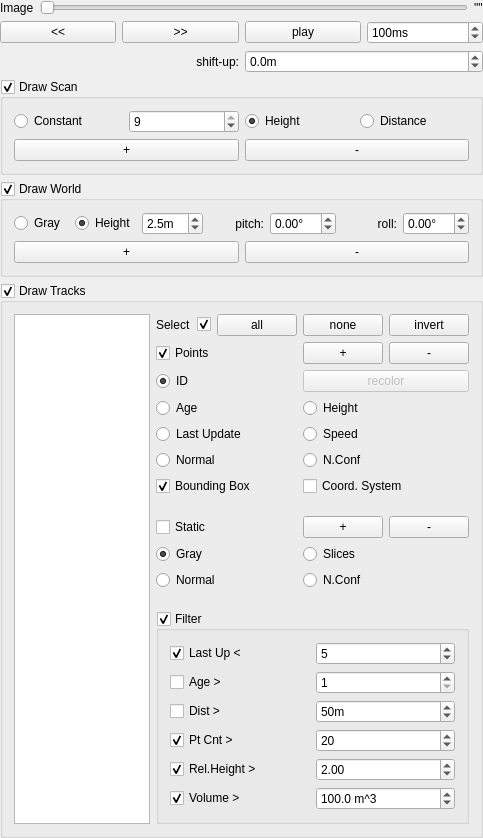
<?xml version="1.0" encoding="UTF-8"?>
<ui version="4.0">
 <class>VisualizerTracksClass</class>
 <widget class="QWidget" name="VisualizerTracksClass">
  <property name="geometry">
   <rect>
    <x>0</x>
    <y>0</y>
    <width>483</width>
    <height>838</height>
   </rect>
  </property>
  <property name="sizePolicy">
   <sizepolicy hsizetype="Preferred" vsizetype="Preferred">
    <horstretch>0</horstretch>
    <verstretch>0</verstretch>
   </sizepolicy>
  </property>
  <property name="minimumSize">
   <size>
    <width>0</width>
    <height>0</height>
   </size>
  </property>
  <property name="baseSize">
   <size>
    <width>0</width>
    <height>0</height>
   </size>
  </property>
  <property name="windowTitle">
   <string>Lidar Image Processing</string>
  </property>
  <layout class="QVBoxLayout" name="verticalLayout_4">
   <property name="margin">
    <number>0</number>
   </property>
   <item>
    <layout class="QHBoxLayout" name="horizontalLayout_2">
     <item>
      <widget class="QLabel" name="l_image">
       <property name="text">
        <string>Image</string>
       </property>
      </widget>
     </item>
     <item>
      <widget class="QSlider" name="hsImageNb">
       <property name="minimum">
        <number>1</number>
       </property>
       <property name="orientation">
        <enum>Qt::Horizontal</enum>
       </property>
      </widget>
     </item>
     <item>
      <widget class="QLabel" name="lImageName">
       <property name="text">
        <string>&quot;&quot;</string>
       </property>
      </widget>
     </item>
    </layout>
   </item>
   <item>
    <layout class="QHBoxLayout" name="horizontalLayout_9">
     <item>
      <widget class="QPushButton" name="pbPrev">
       <property name="text">
        <string>&lt;&lt;</string>
       </property>
      </widget>
     </item>
     <item>
      <widget class="QPushButton" name="pbNext">
       <property name="text">
        <string>&gt;&gt;</string>
       </property>
      </widget>
     </item>
     <item>
      <widget class="QPushButton" name="pbImgPlay">
       <property name="enabled">
        <bool>true</bool>
       </property>
       <property name="text">
        <string>play</string>
       </property>
       <property name="checkable">
        <bool>true</bool>
       </property>
      </widget>
     </item>
     <item>
      <widget class="QSpinBox" name="sbPlayInterval">
       <property name="suffix">
        <string>ms</string>
       </property>
       <property name="maximum">
        <number>1000</number>
       </property>
       <property name="value">
        <number>100</number>
       </property>
      </widget>
     </item>
    </layout>
   </item>
   <item>
    <layout class="QHBoxLayout" name="horizontalLayout_15">
     <item>
      <widget class="QLabel" name="label">
       <property name="enabled">
        <bool>true</bool>
       </property>
       <property name="text">
        <string>shift-up:</string>
       </property>
       <property name="alignment">
        <set>Qt::AlignRight|Qt::AlignTrailing|Qt::AlignVCenter</set>
       </property>
      </widget>
     </item>
     <item>
      <widget class="QDoubleSpinBox" name="dsbShiftUp">
       <property name="enabled">
        <bool>true</bool>
       </property>
       <property name="suffix">
        <string>m</string>
       </property>
       <property name="decimals">
        <number>1</number>
       </property>
       <property name="minimum">
        <double>-50.000000000000000</double>
       </property>
       <property name="singleStep">
        <double>0.500000000000000</double>
       </property>
       <property name="value">
        <double>0.000000000000000</double>
       </property>
      </widget>
     </item>
    </layout>
   </item>
   <item>
    <widget class="QGroupBox" name="gbDrawImage">
     <property name="title">
      <string>Draw Scan</string>
     </property>
     <property name="checkable">
      <bool>true</bool>
     </property>
     <property name="checked">
      <bool>true</bool>
     </property>
     <layout class="QVBoxLayout" name="verticalLayout_3">
      <item>
       <layout class="QGridLayout" name="gridLayout_4">
        <item row="0" column="2">
         <widget class="QRadioButton" name="rbImgColorHeight">
          <property name="text">
           <string>Height</string>
          </property>
          <property name="checked">
           <bool>true</bool>
          </property>
         </widget>
        </item>
        <item row="0" column="3">
         <widget class="QRadioButton" name="rbImgColorDistance">
          <property name="text">
           <string>Distance</string>
          </property>
         </widget>
        </item>
        <item row="0" column="0">
         <widget class="QRadioButton" name="rbImgColorConst">
          <property name="text">
           <string>Constant</string>
          </property>
         </widget>
        </item>
        <item row="0" column="1">
         <widget class="QSpinBox" name="sbColorIntens">
          <property name="maximum">
           <number>9</number>
          </property>
          <property name="value">
           <number>9</number>
          </property>
         </widget>
        </item>
       </layout>
      </item>
      <item>
       <layout class="QHBoxLayout" name="horizontalLayout_5">
        <item>
         <widget class="QPushButton" name="pbImgPtPlus">
          <property name="text">
           <string>+</string>
          </property>
         </widget>
        </item>
        <item>
         <widget class="QPushButton" name="pbImgPtMinus">
          <property name="text">
           <string>-</string>
          </property>
         </widget>
        </item>
       </layout>
      </item>
     </layout>
    </widget>
   </item>
   <item>
    <widget class="QGroupBox" name="gbDrawWorld">
     <property name="enabled">
      <bool>true</bool>
     </property>
     <property name="title">
      <string>Draw World</string>
     </property>
     <property name="checkable">
      <bool>true</bool>
     </property>
     <property name="checked">
      <bool>true</bool>
     </property>
     <layout class="QVBoxLayout" name="verticalLayout_7">
      <item>
       <layout class="QHBoxLayout" name="horizontalLayout_16">
        <item>
         <widget class="QRadioButton" name="rbWorldGray">
          <property name="enabled">
           <bool>true</bool>
          </property>
          <property name="text">
           <string>Gray</string>
          </property>
         </widget>
        </item>
        <item>
         <widget class="QRadioButton" name="rbWorldHeight">
          <property name="enabled">
           <bool>true</bool>
          </property>
          <property name="text">
           <string>Height</string>
          </property>
          <property name="checked">
           <bool>true</bool>
          </property>
         </widget>
        </item>
        <item>
         <widget class="QDoubleSpinBox" name="dsbWorldHeight">
          <property name="enabled">
           <bool>true</bool>
          </property>
          <property name="suffix">
           <string>m</string>
          </property>
          <property name="decimals">
           <number>1</number>
          </property>
          <property name="minimum">
           <double>0.500000000000000</double>
          </property>
          <property name="maximum">
           <double>50.000000000000000</double>
          </property>
          <property name="singleStep">
           <double>0.500000000000000</double>
          </property>
          <property name="value">
           <double>2.500000000000000</double>
          </property>
         </widget>
        </item>
        <item>
         <widget class="QLabel" name="label_3">
          <property name="text">
           <string>pitch:</string>
          </property>
          <property name="alignment">
           <set>Qt::AlignRight|Qt::AlignTrailing|Qt::AlignVCenter</set>
          </property>
         </widget>
        </item>
        <item>
         <widget class="QDoubleSpinBox" name="dsbWorldPitch">
          <property name="suffix">
           <string>°</string>
          </property>
          <property name="minimum">
           <double>-45.000000000000000</double>
          </property>
          <property name="maximum">
           <double>45.000000000000000</double>
          </property>
          <property name="singleStep">
           <double>0.100000000000000</double>
          </property>
         </widget>
        </item>
        <item>
         <widget class="QLabel" name="label_2">
          <property name="text">
           <string>roll:</string>
          </property>
          <property name="alignment">
           <set>Qt::AlignRight|Qt::AlignTrailing|Qt::AlignVCenter</set>
          </property>
         </widget>
        </item>
        <item>
         <widget class="QDoubleSpinBox" name="dsbWorldRoll">
          <property name="suffix">
           <string>°</string>
          </property>
          <property name="minimum">
           <double>-45.000000000000000</double>
          </property>
          <property name="maximum">
           <double>45.000000000000000</double>
          </property>
          <property name="singleStep">
           <double>0.100000000000000</double>
          </property>
         </widget>
        </item>
       </layout>
      </item>
      <item>
       <layout class="QHBoxLayout" name="horizontalLayout_4">
        <item>
         <widget class="QPushButton" name="pbWrldPtPlus">
          <property name="text">
           <string>+</string>
          </property>
         </widget>
        </item>
        <item>
         <widget class="QPushButton" name="pbWrldPtMinus">
          <property name="text">
           <string>-</string>
          </property>
         </widget>
        </item>
       </layout>
      </item>
     </layout>
    </widget>
   </item>
   <item>
    <widget class="QGroupBox" name="gbDrawTracks">
     <property name="title">
      <string>Draw Tracks</string>
     </property>
     <property name="checkable">
      <bool>true</bool>
     </property>
     <layout class="QHBoxLayout" name="horizontalLayout_7">
      <item>
       <widget class="QListWidget" name="lwTrackIDs">
        <property name="editTriggers">
         <set>QAbstractItemView::NoEditTriggers</set>
        </property>
        <property name="selectionMode">
         <enum>QAbstractItemView::MultiSelection</enum>
        </property>
        <property name="sortingEnabled">
         <bool>true</bool>
        </property>
       </widget>
      </item>
      <item>
       <layout class="QVBoxLayout" name="verticalLayout_2">
        <item>
         <layout class="QHBoxLayout" name="horizontalLayout">
          <item>
           <widget class="QLabel" name="l_select">
            <property name="lineWidth">
             <number>1</number>
            </property>
            <property name="text">
             <string>Select</string>
            </property>
            <property name="alignment">
             <set>Qt::AlignLeading|Qt::AlignLeft|Qt::AlignVCenter</set>
            </property>
            <property name="margin">
             <number>0</number>
            </property>
           </widget>
          </item>
          <item>
           <widget class="QCheckBox" name="cbSelectAll">
            <property name="text">
             <string/>
            </property>
            <property name="checked">
             <bool>true</bool>
            </property>
           </widget>
          </item>
          <item>
           <widget class="QPushButton" name="pbSelectAll">
            <property name="text">
             <string>all</string>
            </property>
           </widget>
          </item>
          <item>
           <widget class="QPushButton" name="pbSelectNone">
            <property name="text">
             <string>none</string>
            </property>
           </widget>
          </item>
          <item>
           <widget class="QPushButton" name="pbSelectInvert">
            <property name="text">
             <string>invert</string>
            </property>
           </widget>
          </item>
         </layout>
        </item>
        <item>
         <widget class="QWidget" name="widget" native="true">
          <layout class="QVBoxLayout" name="verticalLayout_5">
           <property name="margin">
            <number>0</number>
           </property>
           <item>
            <layout class="QGridLayout" name="gridLayout">
             <item row="0" column="0">
              <widget class="QCheckBox" name="cbTrkPointcloud">
               <property name="text">
                <string>Points</string>
               </property>
               <property name="checked">
                <bool>true</bool>
               </property>
              </widget>
             </item>
             <item row="5" column="0">
              <widget class="QCheckBox" name="cbTrkBB">
               <property name="text">
                <string>Bounding Box</string>
               </property>
               <property name="checked">
                <bool>true</bool>
               </property>
              </widget>
             </item>
             <item row="1" column="0">
              <widget class="QRadioButton" name="rbTrkID">
               <property name="text">
                <string>ID</string>
               </property>
               <property name="checked">
                <bool>true</bool>
               </property>
              </widget>
             </item>
             <item row="2" column="0">
              <widget class="QRadioButton" name="rbTrkAge">
               <property name="text">
                <string>Age</string>
               </property>
              </widget>
             </item>
             <item row="1" column="1">
              <widget class="QPushButton" name="pbTrkRecolor">
               <property name="enabled">
                <bool>false</bool>
               </property>
               <property name="text">
                <string>recolor</string>
               </property>
              </widget>
             </item>
             <item row="2" column="1">
              <widget class="QRadioButton" name="rbTrkHeight">
               <property name="text">
                <string>Height</string>
               </property>
              </widget>
             </item>
             <item row="3" column="0">
              <widget class="QRadioButton" name="rbTrkUp">
               <property name="text">
                <string>Last Update</string>
               </property>
              </widget>
             </item>
             <item row="3" column="1">
              <widget class="QRadioButton" name="rbTrkSpeed">
               <property name="text">
                <string>Speed</string>
               </property>
              </widget>
             </item>
             <item row="0" column="1">
              <layout class="QHBoxLayout" name="horizontalLayout_6">
               <item>
                <widget class="QPushButton" name="pbTrkPtPlus">
                 <property name="text">
                  <string>+</string>
                 </property>
                </widget>
               </item>
               <item>
                <widget class="QPushButton" name="pbTrkPtMinus">
                 <property name="text">
                  <string>-</string>
                 </property>
                </widget>
               </item>
              </layout>
             </item>
             <item row="4" column="1">
              <widget class="QRadioButton" name="rbTrkNConf">
               <property name="text">
                <string>N.Conf</string>
               </property>
              </widget>
             </item>
             <item row="5" column="1">
              <widget class="QCheckBox" name="cbTrkCS">
               <property name="text">
                <string>Coord. System</string>
               </property>
              </widget>
             </item>
             <item row="4" column="0">
              <widget class="QRadioButton" name="rbTrkNormal">
               <property name="text">
                <string>Normal</string>
               </property>
              </widget>
             </item>
            </layout>
           </item>
          </layout>
         </widget>
        </item>
        <item>
         <widget class="QWidget" name="widget_2" native="true">
          <layout class="QVBoxLayout" name="verticalLayout_6">
           <property name="margin">
            <number>0</number>
           </property>
           <item>
            <layout class="QGridLayout" name="gridLayout_2">
             <item row="0" column="0">
              <widget class="QCheckBox" name="cbStatic">
               <property name="text">
                <string>Static</string>
               </property>
               <property name="checked">
                <bool>false</bool>
               </property>
              </widget>
             </item>
             <item row="0" column="1">
              <layout class="QHBoxLayout" name="horizontalLayout_13">
               <item>
                <widget class="QPushButton" name="pbStatPtPlus">
                 <property name="text">
                  <string>+</string>
                 </property>
                </widget>
               </item>
               <item>
                <widget class="QPushButton" name="pbStatPtMinus">
                 <property name="text">
                  <string>-</string>
                 </property>
                </widget>
               </item>
              </layout>
             </item>
             <item row="1" column="0">
              <widget class="QRadioButton" name="rbStatGray">
               <property name="text">
                <string>Gray</string>
               </property>
               <property name="checked">
                <bool>true</bool>
               </property>
              </widget>
             </item>
             <item row="1" column="1">
              <widget class="QRadioButton" name="rbStatHeight">
               <property name="text">
                <string>Slices</string>
               </property>
              </widget>
             </item>
             <item row="2" column="0">
              <widget class="QRadioButton" name="rbStatNormal">
               <property name="text">
                <string>Normal</string>
               </property>
              </widget>
             </item>
             <item row="2" column="1">
              <widget class="QRadioButton" name="rbStatNConf">
               <property name="text">
                <string>N.Conf</string>
               </property>
              </widget>
             </item>
            </layout>
           </item>
          </layout>
         </widget>
        </item>
        <item>
         <widget class="QGroupBox" name="gbFilterTracks">
          <property name="title">
           <string>Filter</string>
          </property>
          <property name="checkable">
           <bool>true</bool>
          </property>
          <layout class="QVBoxLayout" name="verticalLayout">
           <item>
            <layout class="QHBoxLayout" name="horizontalLayout_12">
             <item>
              <widget class="QCheckBox" name="cbFilterUp">
               <property name="text">
                <string>Last Up &lt;</string>
               </property>
               <property name="checked">
                <bool>true</bool>
               </property>
              </widget>
             </item>
             <item>
              <widget class="QSpinBox" name="sbFilterUp">
               <property name="minimum">
                <number>1</number>
               </property>
               <property name="value">
                <number>5</number>
               </property>
              </widget>
             </item>
            </layout>
           </item>
           <item>
            <layout class="QHBoxLayout" name="horizontalLayout_8">
             <item>
              <widget class="QCheckBox" name="cbFilterAge">
               <property name="text">
                <string>Age &gt;</string>
               </property>
              </widget>
             </item>
             <item>
              <widget class="QSpinBox" name="sbFilterAge">
               <property name="minimum">
                <number>1</number>
               </property>
              </widget>
             </item>
            </layout>
           </item>
           <item>
            <layout class="QHBoxLayout" name="horizontalLayout_3">
             <item>
              <widget class="QCheckBox" name="cbFilterDist">
               <property name="enabled">
                <bool>true</bool>
               </property>
               <property name="text">
                <string>Dist &gt;</string>
               </property>
              </widget>
             </item>
             <item>
              <widget class="QSpinBox" name="sbFilterDist">
               <property name="enabled">
                <bool>true</bool>
               </property>
               <property name="suffix">
                <string>m</string>
               </property>
               <property name="maximum">
                <number>120</number>
               </property>
               <property name="singleStep">
                <number>10</number>
               </property>
               <property name="value">
                <number>50</number>
               </property>
              </widget>
             </item>
            </layout>
           </item>
           <item>
            <layout class="QHBoxLayout" name="horizontalLayout_11">
             <item>
              <widget class="QCheckBox" name="cbFilterPtCnt">
               <property name="text">
                <string>Pt Cnt &gt;</string>
               </property>
               <property name="checked">
                <bool>true</bool>
               </property>
              </widget>
             </item>
             <item>
              <widget class="QSpinBox" name="sbFilterPtCnt">
               <property name="maximum">
                <number>1000</number>
               </property>
               <property name="value">
                <number>20</number>
               </property>
              </widget>
             </item>
            </layout>
           </item>
           <item>
            <layout class="QHBoxLayout" name="horizontalLayout_10">
             <item>
              <widget class="QCheckBox" name="cbFilterHeight">
               <property name="text">
                <string>Rel.Height &gt;</string>
               </property>
               <property name="checked">
                <bool>true</bool>
               </property>
              </widget>
             </item>
             <item>
              <widget class="QDoubleSpinBox" name="dsbFilterHeight">
               <property name="maximum">
                <double>50.000000000000000</double>
               </property>
               <property name="singleStep">
                <double>0.100000000000000</double>
               </property>
               <property name="value">
                <double>2.000000000000000</double>
               </property>
              </widget>
             </item>
            </layout>
           </item>
           <item>
            <layout class="QHBoxLayout" name="horizontalLayout_14">
             <item>
              <widget class="QCheckBox" name="cbFilterVolume">
               <property name="text">
                <string>Volume &gt;</string>
               </property>
               <property name="checked">
                <bool>true</bool>
               </property>
              </widget>
             </item>
             <item>
              <widget class="QDoubleSpinBox" name="dsbFilterVolume">
               <property name="suffix">
                <string> m^3</string>
               </property>
               <property name="decimals">
                <number>1</number>
               </property>
               <property name="minimum">
                <double>0.000000000000000</double>
               </property>
               <property name="maximum">
                <double>100000.000000000000000</double>
               </property>
               <property name="singleStep">
                <double>10.000000000000000</double>
               </property>
               <property name="value">
                <double>100.000000000000000</double>
               </property>
              </widget>
             </item>
            </layout>
           </item>
          </layout>
         </widget>
        </item>
       </layout>
      </item>
     </layout>
    </widget>
   </item>
  </layout>
 </widget>
 <layoutdefault spacing="6" margin="11"/>
 <resources/>
 <connections/>
</ui>
